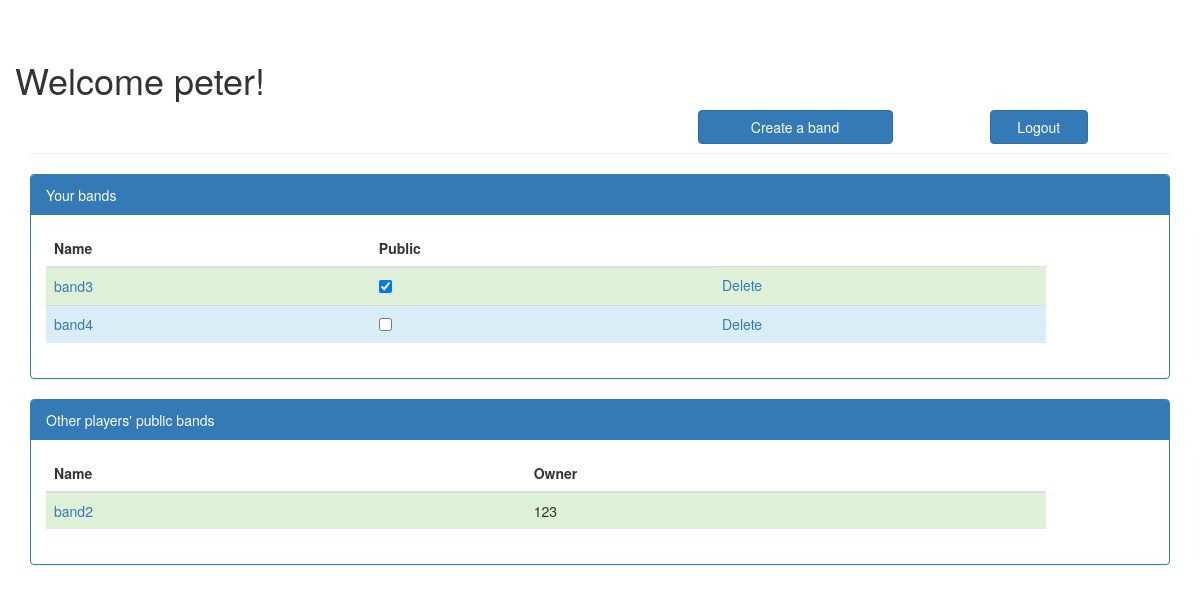
Screenshot of /bandlist/peter (signed in) with the database file from the repository.
### tables this page shows
CREATE TABLE "bands" (
"name"  TEXT,
"username"  TEXT,
"public"  INTEGER,
"captainId"  INTEGER,
"ensignId"  INTEGER DEFAULT 0,
"currency"  INTEGER,
"soldiers"  TEXT
);

### views.py (the view)
@views.route('/bandlist/<username>', methods=['GET'])
@_login_required
def bandlist(username):
    if session['current_user'] != username:
        abort(401)
    own_bands = query_own_band_list(username)
    others_bands = query_others_band_list(username)
    return render_template('bandlist.html', own_bands=own_bands, others_bands=others_bands, username=username), httpcodes.OK

### services.py (called while the page is built)
def query_own_band_list(username):
	sql = "SELECT NAME,PUBLIC FROM BANDS WHERE USERNAME = ?"
	params = (username,)
	res = execute_query(sql, params)
	return res

def query_others_band_list(username):
	sql = "SELECT NAME,USERNAME FROM BANDS WHERE USERNAME != ? AND PUBLIC = 1"
	params = (username,)
	res = execute_query(sql, params)
	return res

### utilities.py (called while the page is built)
def execute_query(sql, param = None):
	try:
		conn = sqlite3.connect(configs.SQLITE_FILE)
		if param == None:
			cu = conn.execute(sql)
		else:
			cu = conn.execute(sql, param)
		res = cu.fetchall()
		return res
	except Exception, e:
		print e
		return None
	finally:
		if conn is not None:
			conn.close()

### templates/bandlist.html (shortened to what this page needs)
<!DOCTYPE html>
<html>
	<head>
		<link rel="stylesheet" type="text/css" href="/static/lib/bootstrap-3.3.7/css/bootstrap.min.css">
	</head>
	<body>
		<div class="container">
			<div class="page-header">
				<div class="row">
				<h1>Welcome {{username}}!</h1>
				<a href="{{url_for("views.new_warband")}}" class="btn btn-primary col-sm-2 col-sm-offset-7">Create a band</a>
				<a href="{{url_for("views.logout")}}" class="btn btn-primary col-sm-1 col-sm-offset-1">Logout</a>
				</div>
			</div>
			<div class="panel-group">
				<div class="panel panel-primary">
					<div class="panel-heading">Your bands</div>
					<div class="panel-body">
						<div class="table-wrapper">
						<table class="table">
							<thead>
								<tr>
									<th>Name</th>
									<th>Public</th>
								</tr>
							</thead>
							{% for band in own_bands %}
								<tr class="{{ loop.cycle('success', 'info') }}">
									<td class="band_name"><a href="/edit/{{band[0]}}">{{band[0]}}</a></td>
									<td>
										<input type="checkbox" class="public" {{band[1] > 0 and 'checked="checked"' or ''}}>
									</td>
									<td><a href="/delete/{{band[0]}}">Delete</a></td>
								</tr>
							{% endfor %}
						</table>
						</div>
					</div>
				</div>
				<br>
				<div class="panel panel-primary">
					<div class="panel-heading">Other players' public bands</div>
					<div class="panel-body">
						<div class="table-wrapper">
						<table class="table">
							<thead>
								<tr>
									<th>Name</th>
									<th>Owner</th>
								</tr>
							</thead>
							{% for band in others_bands %}
								<tr class="{{ loop.cycle('success', 'info') }}">
									<td><a href="/look/{{band[0]}}">{{band[0]}}</a></td>
									<td>{{band[1]}}</td>
								</tr>
							{% endfor %}
						</table>
						</div>
					</div>
				</div>
			</div>
		</div>
	</body>
</html>

### templates/bandlist.html (style rules this page uses)
.table-wrapper { max-height: 400px; max-width: 1000px; overflow: auto; }

### rows the page displays
bands: name "band3"
bands: name "band4"
bands: name "band2", username "123"

### other values shown
{{ username }} "peter"
